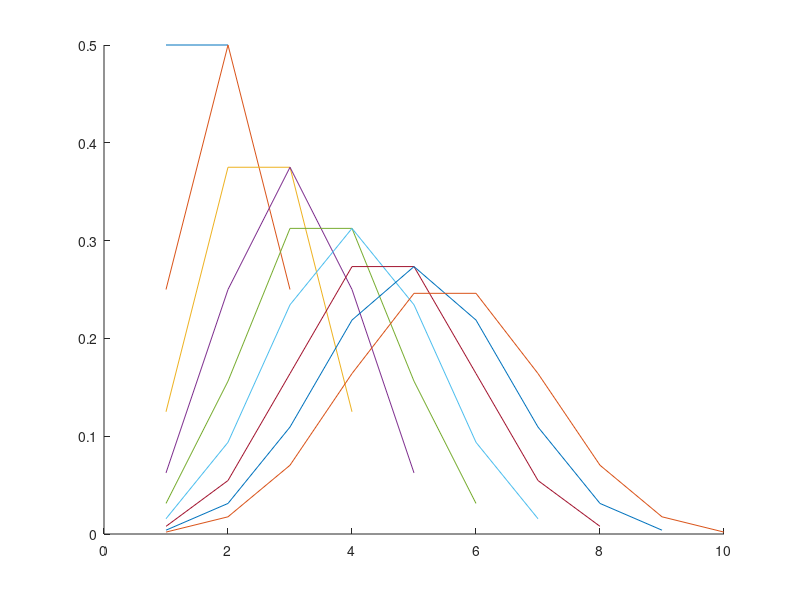

Recreate this plot in MATLAB.
clear all;
close all;
hold on ;

u=[1,1];
u=u/2;
v=u;

figure(1);
hold on;

for i=2:10
    plot(v);
    v=conv(v,u);
end